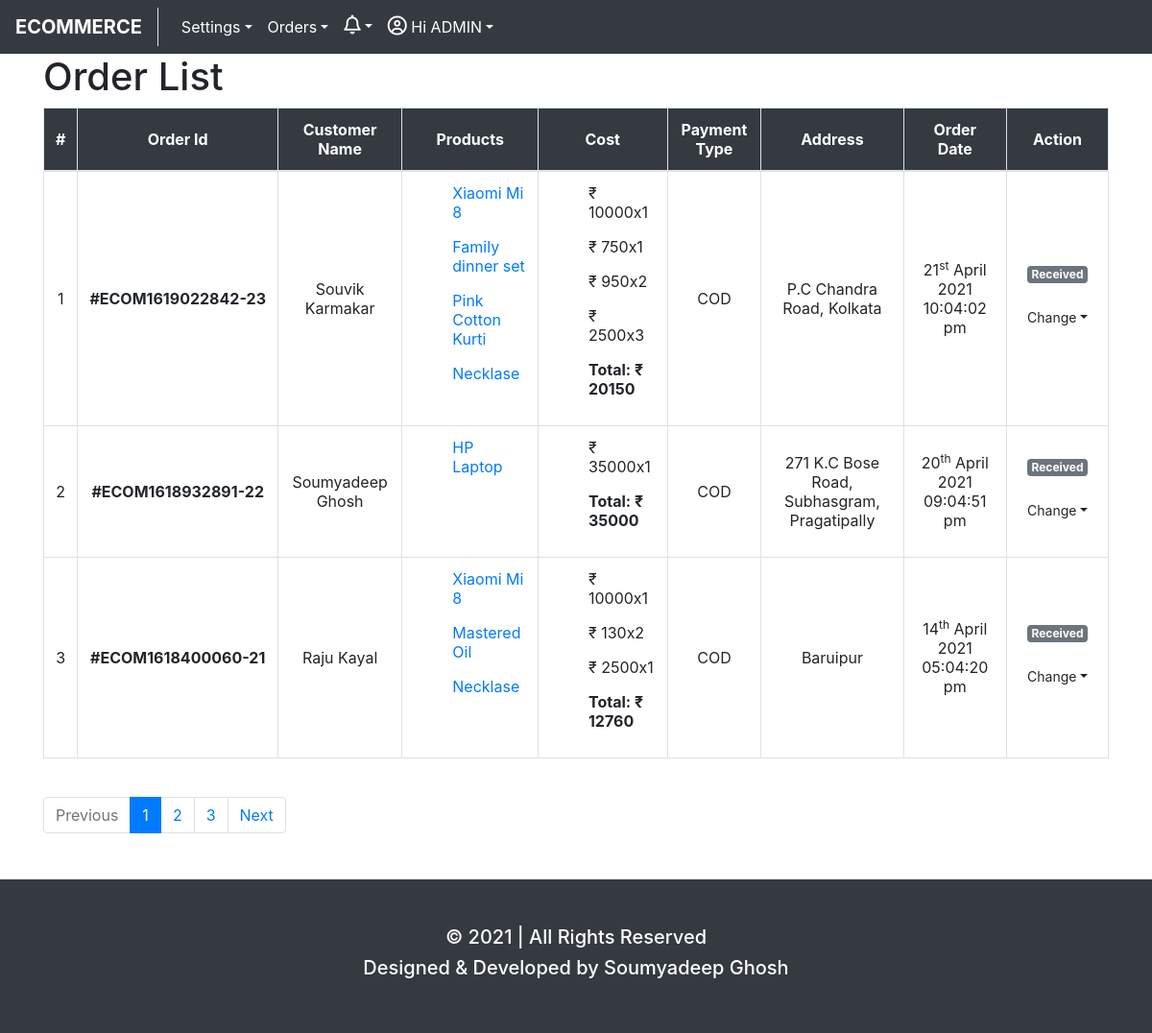
Before: /orderlist.php (signed in) with the older database file.
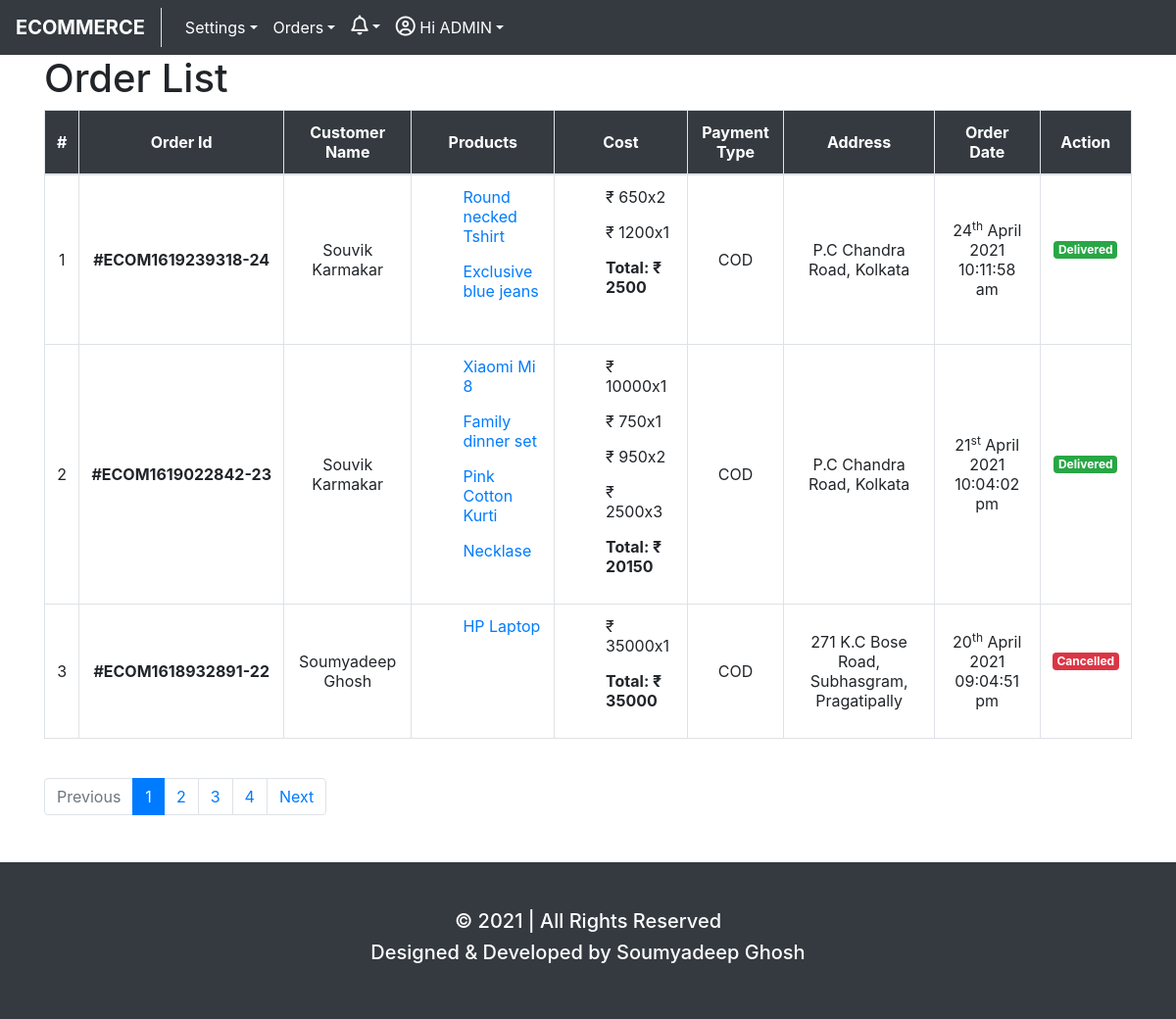
After: the same page with the newer database file.
### tables this page shows
CREATE TABLE `orders` (
  `id` int(11) NOT NULL,
  `user_id` int(11) NOT NULL,
  `products` longtext NOT NULL,
  `quantities` longtext NOT NULL,
  `prices` longtext NOT NULL,
  `address` text NOT NULL,
  `payment_method` varchar(50) NOT NULL,
  `invoice` varchar(100) NOT NULL,
  `status` tinyint(1) NOT NULL DEFAULT 1 COMMENT '0/5=cancelled\r\n1=ordered\r\n2=packed\r\n3=shiped\r\n4=delivered',
  `date` varchar(255) NOT NULL,
  `time` varchar(255) NOT NULL
);

CREATE TABLE `users` (
  `id` int(11) NOT NULL,
  `name` varchar(255) NOT NULL,
  `email` varchar(100) NOT NULL,
  `sex` varchar(10) NOT NULL,
  `address` varchar(255) NOT NULL,
  `username` varchar(50) NOT NULL,
  `password` varchar(100) NOT NULL,
  `type` tinyint(1) NOT NULL DEFAULT 0 COMMENT 'user=0\r\nadmin=1',
  `created_at` varchar(50) NOT NULL,
  `updated_at` varchar(50) NOT NULL
);

CREATE TABLE `product` (
  `id` int(11) NOT NULL,
  `cat_id` int(11) NOT NULL,
  `subcat_id` int(11) NOT NULL,
  `name` varchar(255) NOT NULL,
  `price` varchar(255) NOT NULL,
  `image` varchar(255) NOT NULL,
  `stocks` int(255) NOT NULL,
  `description` text NOT NULL,
  `status` tinyint(1) NOT NULL DEFAULT 0 COMMENT '0=inactive\r\n1=active'
);

### orderlist.php (the view, shortened to what the changed rows need)
<?php
    include "config.php";
    $page = isset($_GET['page']) ? mysqli_real_escape_string($link,$_GET['page']) : 1;
    $limit = 3;
    $offset = ($page - 1) * $limit;
    if($_SESSION['type'] == 1){
        $sql = "SELECT orders.id as order_id,users.name as user_name,products,quantities,orders.prices as prices,orders.address as order_address,payment_method,invoice,status,date,time FROM orders LEFT JOIN users ON orders.user_id=users.id ORDER BY orders.id DESC LIMIT $limit OFFSET $offset";
    }
    $query = mysqli_query($link,$sql);
?>
<head>
    <?php include 'layouts/head.php' ?>
</head>
<body>
    <?php include 'layouts/header.php' ?>
    <div class="container">
        <h1>Order List</h1>
        <?php if(mysqli_num_rows($query) > 0){ $orders = mysqli_fetch_all($query,MYSQLI_ASSOC); $slno = 1; ?>
        <table class="table table-bordered">
            <thead class="bg-dark text-center text-white">
                <tr>
                    <th class="align-middle">#</th>
                    <th class="align-middle">Order Id</th>
                    <?= $_SESSION['type'] == 1 ? '<th class="align-middle">Customer Name</th>' : '' ?>
                    <th class="align-middle">Products</th>
                    <th class="align-middle">Cost</th>
                    <?= $_SESSION['type'] == 1 ? '<th class="align-middle">Payment Type</th>' : '' ?>
                    <?= $_SESSION['type'] == 1 ? '<th class="align-middle">Address</th>' : '' ?>
                    <th class="align-middle">Order Date</th>
                    <?= $_SESSION['type'] == 1 ? '<th class="align-middle">Action</th>' : '' ?>
                </tr>
            </thead>
            <tbody>
                <?php
                    if($_SESSION['type'] == 1){
                        $psql = "SELECT * FROM orders";
                    }else{
                        $psql = "SELECT * FROM orders WHERE user_id='$user_id'";
                    }
                    $pquery = mysqli_query($link,$psql);
                    $total_record = mysqli_num_rows($pquery);
                    $total_page = ceil($total_record / $limit);
                    foreach($orders as $order){
                ?>
                <tr id="<?= $order['order_id'] ?>">
                    <td class="align-middle text-center"><?= $slno ?></td>
                    <td class="align-middle text-center"><strong><?= '#ECOM'.strtotime($order['time'].' '.$order['date']).'-'.$order['order_id'] ?></strong></td>
                    <?= $_SESSION['type'] == 1 ? '<td class="align-middle text-center">'.$order['user_name'].'</td>' : '' ?>
                    <td>
                        <ul style="list-style-type:none">
                            <?php
                                $arr = json_decode($order['products']);
                                foreach($arr as $id){
                                    $psql = "SELECT name FROM product WHERE id='$id'";
                                    $pquery = mysqli_query($link,$psql);
                                    $product = mysqli_fetch_assoc($pquery);
                            ?>
                                <li class="pb-3"><a href="#" data-toggle="popover" title="<?= $product['name'] ?>" data-pid="<?= $id ?>" data-num="<?= $slno ?>" id="<?= $slno.'-'.$id ?>" class="product"><?= $product['name'] ?></li>
                            <?php } ?>
                        </ul>
                    </td>
                    <td>
                        <ul style="list-style-type:none">
                            <?php
                                $total = 0;
                                $quantities = json_decode($order['quantities']);
                                foreach(json_decode($order['prices']) as $key=>$price){
                                    $total += $price * $quantities[$key];
                            ?>
                                <li class="pb-3">&#8377 <?= $price.'x'.$quantities[$key] ?></li>
                            <?php } ?>
                            <li><strong>Total: &#8377 <?= $total ?></strong></li>
                        </ul>
                    </td>
                    <?= $_SESSION['type'] == 1 ? '<td class="align-middle text-center">'.strtoupper($order['payment_method']).'</td>' : '' ?>
                    <?= $_SESSION['type'] == 1 ? '<td class="align-middle text-center">'.$order['order_address'].'</td>' : '' ?>
                    <?php
                        switch($order['status']){
                            case 0:
                            case 5:
                                $status = 'Cancelled';
                                $class = 'badge badge-danger';
                                break;
                            case 1:
                                $status = 'Received';
                                $class = 'badge badge-secondary';
                                break;
                            case 4:
                                $status = 'Delivered';
                                $class = 'badge badge-success';
                                break;
                        }
                    ?>
                    <td class="align-middle text-center"><?= date('d',strtotime($order['date'])).'<sup>'.date('S',strtotime($order['date'])).'</sup>'.date(' F Y',strtotime($order['date'])).' '.$order['time'] ?></td>
                    <?php if($_SESSION['type'] == 1){ ?>
                        <td class="align-middle text-center">
                            <span class="<?= isset($class) ? $class : '' ?>"><?= isset($status) ? $status : '' ?></span><br><br>
                            <?php if($order['status'] != 0 && $order['status'] != 4 && $order['status'] != 5){ ?>
                            <div class="dropdown" id="ecom<?= $order['order_id'] ?>">
                                <button type="button" class="btn btn-default btn-sm dropdown-toggle" data-toggle="dropdown">Change</button>
                            </div>
                            <?php } ?>
                        </td>
                    <?php } ?>
                </tr>
                <?php $slno++; }}else{ ?>
                    <tr><td class="text-center" colspan="<?= $_SESSION['type'] == 1 ? 9 : 7 ?>">No order found</td></tr>
                <?php } ?>
            </tbody>
        </table>
        <br>
        <ul class="pagination">
            <?php for($i=1;$i<=$total_page;$i++){ ?>
                <li class="page-item <?= ($page == $i) ? 'active' : '' ?>"><a class="page-link" href="orderlist.php?page=<?= $i ?>"><?php echo $i ?></a></li>
            <?php } ?>
        </ul>
    </div>
    <?php include 'layouts/footer.php' ?>
</body>

Changed rows visible on the page:
no longer on this page (row edited): orders: strtotime($order['time'].' '.$order['date']) "1618400060", id "21", user.name "Raju Kayal", prices "10000", quantities "1", prices "130", quantities "2", prices "2500", total "12760", payment_method "COD", address "Baruipur", date "14", date "th", date "April 2021", time "05:04:20 pm", status "Received", product (name "Xiaomi Mi 8"), product (name "Necklase"), shown under "Order List"
no longer on this page (row edited): product: name "Mastered Oil", shown under "1618400060"
added orders: strtotime($order['time'].' '.$order['date']) "1619239318", id "24", user.name "Souvik Karmakar", prices "650", quantities "2", prices "1200", quantities "1", total "2500", payment_method "COD", address "P.C Chandra Road, Kolkata", date "24", date "th", date "April 2021", time "10:11:58 am", status "Delivered", shown under "Order List"
now on this page (row edited): product: name "Round necked Tshirt", shown under "1619239318"
now on this page (row unchanged): product: name "Exclusive blue jeans", shown under "1619239318"
changed orders "10:04:02 pm": status "Received" → "Delivered"; no longer shows "Change"
changed orders "271 K.C Bose Road, Subhasgram, Pragatipally": status "Received" → "Cancelled"; no longer shows "Change"
Other visible differences:
new list line: "4"
